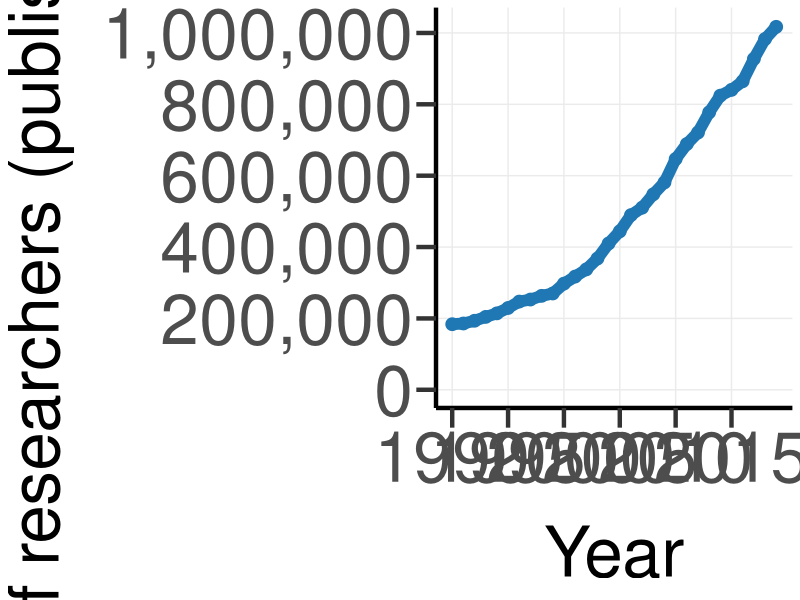
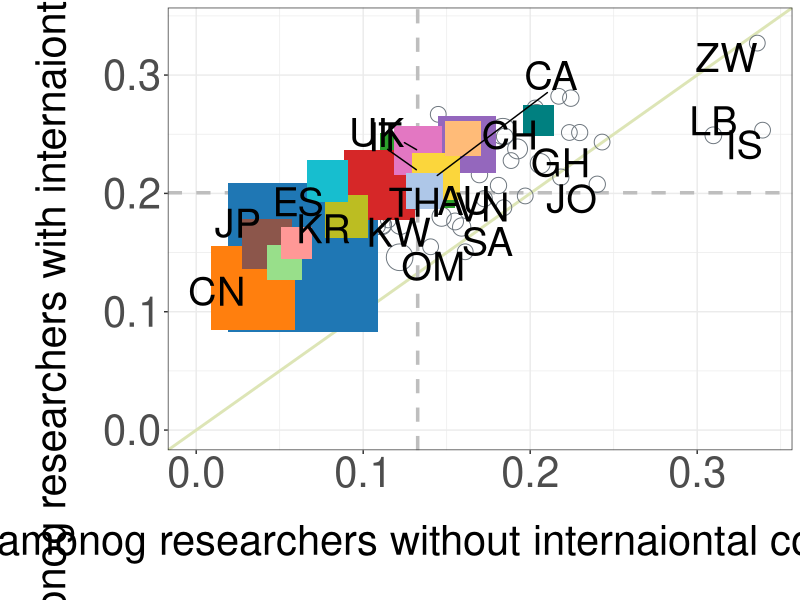
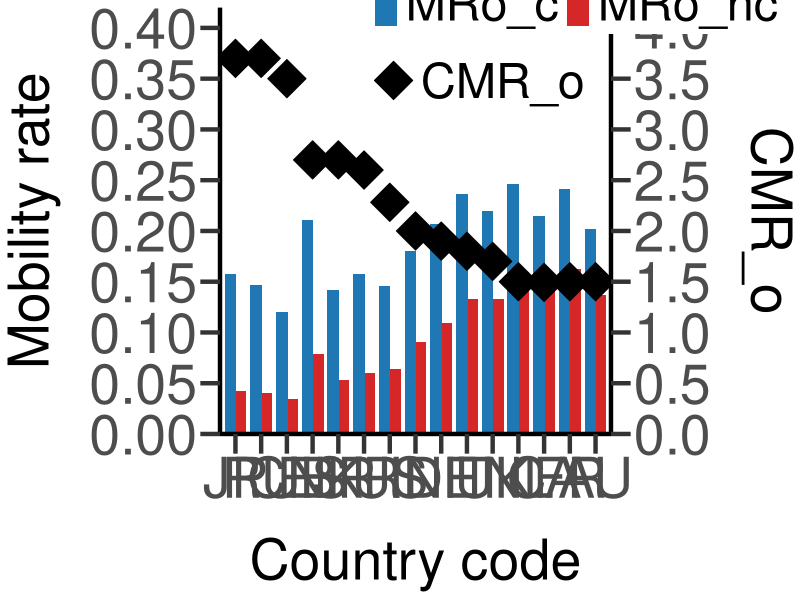
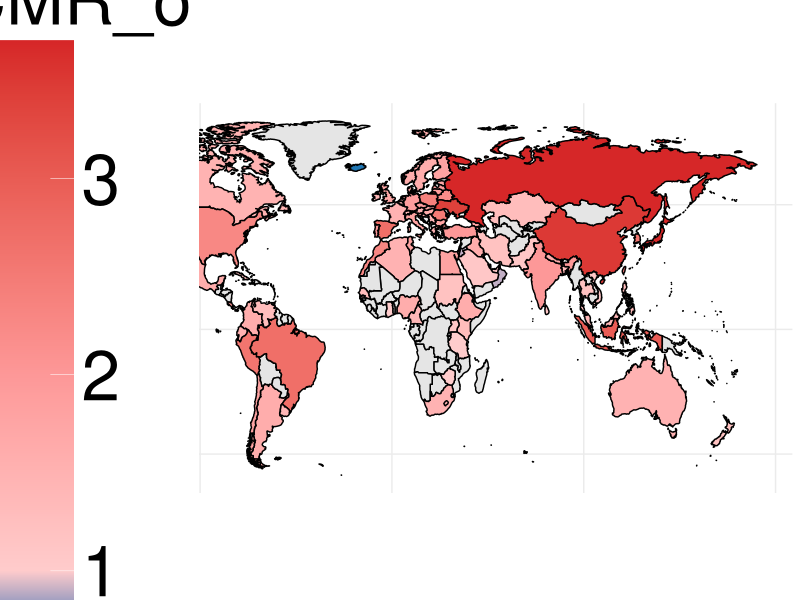
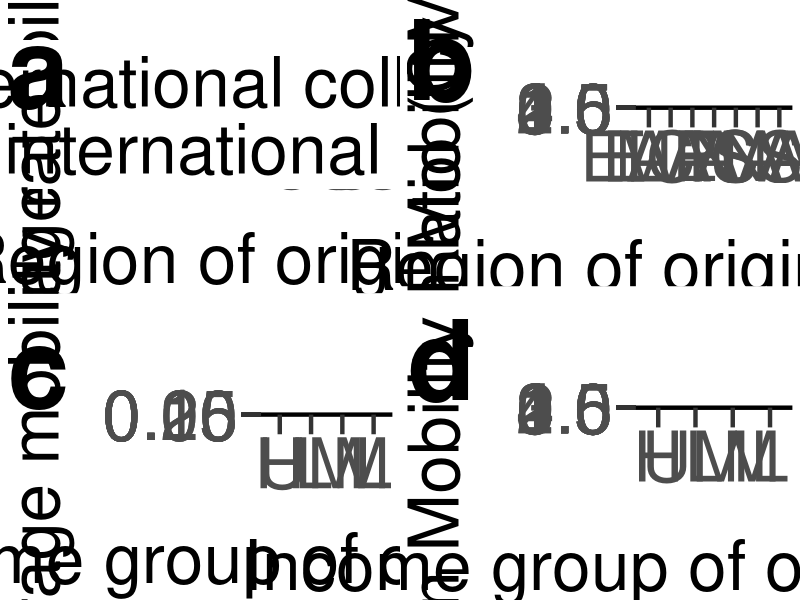
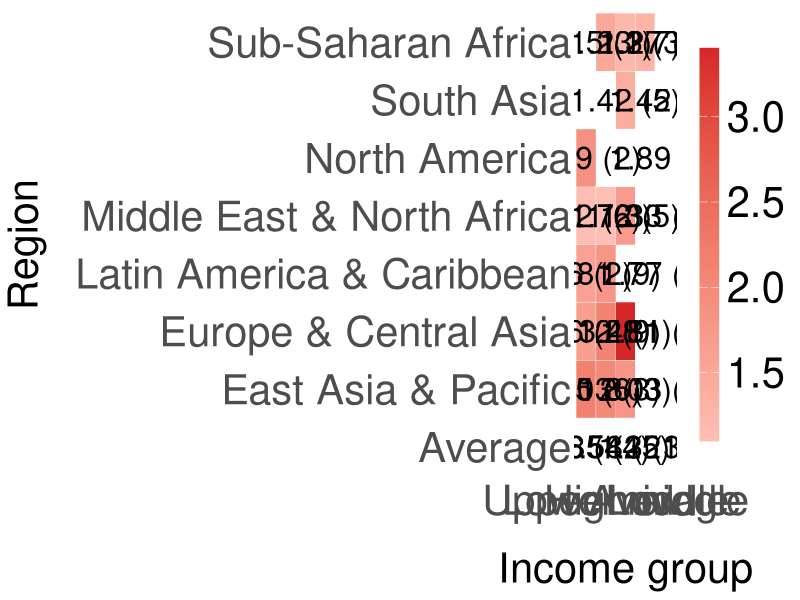

Here is the R script that generated these plots, in order:
## ---- chunk 1
knitr::opts_chunk$set(echo = TRUE)
## ---- chunk 2
library("ggplot2")
library("dplyr")
library("tidyr")
library("scales")
library("ggrepel")
library("gridExtra")
library("grid")
library("maps")
## ---- chunk 3
# Read data from CSV: the annual number of disambiguated researchers who published their first paper in the Dimensions database (1990–2019)
researcher_first_year<-read.csv("n of researchers--first year.csv",header=T,sep=',',stringsAsFactors = FALSE,na.strings = "")

## ---- chunk 4
#Drew Fig.1
png(file="Fig QSS1--first year--researchers_2023.png", width=3000,height=1500)  
ggplot(researcher_first_year, aes(x = first_year, y = n_researcher)) +
  geom_line(size = 4,color="#1f77b4") +  
  geom_point(size = 4,color="#1f77b4") +   
  scale_y_continuous(limits= c(0,1020000)
                     ,breaks=c(0, 200000,400000,600000,800000,1000000)
                     ,labels=c("0","200,000","400,000","600,000","800,000","1,000,000"))+
  scale_x_continuous(limits=c(1990,2019),breaks=seq(1990, 2019,5))+
  labs(x = "Year",
       y = "Number of researchers (published first paper)") +
   theme_bw() +
    theme( 
    panel.grid.minor = element_blank(),
    panel.border = element_blank(), 
    plot.title.position = "plot",  
    plot.title = element_text(hjust = 0.05, vjust = 0, size = 80, face = "bold", color = "black"),
    strip.text = element_text(size=50),
    axis.ticks = element_line(size = 1.5), 
    axis.ticks.length = unit(0.5, "cm"),
    axis.line = element_line(size = 1.5), 
    axis.text = element_text(size = 50),
    axis.line.y=element_line(size=1.5,color='black'),
    axis.title = element_text(size = 50),
    axis.title.x = element_text(size = 50, margin = margin(20, 0, 0, 0)),
    axis.title.y = element_text(size = 50, margin = margin(0, 20, 0, 0)),
    legend.text = element_text(size = 50),
    legend.title = element_blank(),
    legend.position = c(0.3, 0.95),
    legend.key.size = unit(1, "cm")
  )
dev.off()
## ---- chunk 5
# Read country-level mobility data from CSV

mobi_rate_country <-read.csv("mobility rate--country--2023--more than 500.csv") 

is.numeric(mobi_rate_country$MR_c)
is.numeric(mobi_rate_country$MR_nc)

# Define 15 country codes with most outgoing researchers and corresponding colors
country_code_15<-c(
        "US",
        "CN",
        "UK",
        "DE",
        "FR",
        "JP",
        "IT",
        "CA",
        "IN",
        "ES",
        "AU",
        "NL",
        "BR",
        "KR",
        "CH")
color <- c( 
     "#1f77b4",
     "#ff7f0e",
     "#2ca02c",
     "#d62728",
     "#9467bd",
     "#8c564b",
     "#e377c2",
     "#FBD63C",
     "#bcbd22",
     "#17becf",
     "#aec7e8",
     "#ffbb78",
     "#98df8a",
     "#ff9896",
     "#008080")

# Create a data frame for country style (color and shape)
country_style <- data.frame(country_code_15, color)
country_style$shape <- 15

# Merge color and shape info into mobility data by country code
mobi_rate_country <-
  merge(mobi_rate_country,
        country_style,
        by.x = "country_code",
        by.y = "country_code_15",
        all.x = TRUE)

# Assign default color and shape to countries not in the 15
mobi_rate_country $color[is.na(mobi_rate_country $color)] <- "#6c757d"
mobi_rate_country $shape[is.na(mobi_rate_country $shape)] <- 1

# Set plot size based on 'r_mobi' (n of outgoing researchers) value
mobi_rate_country $size <- mobi_rate_country $r_mobi / 100

mobi_rate_country $size[mobi_rate_country $size < 10] <- 5

## ---- chunk 6
# Save the scatter plot (Fig. 3) as a PNG image
png(file="Fig QSS3--mobility ratio--country level 2019.png", width=1500,height=1500)

# Arrange data and scale point sizes for visualization 
  mobi_rate_country_p <-mobi_rate_country  %>% arrange(shape, desc(r_mobi)) %>% mutate(size_scale =scales::rescale(size, to = c(5, 50)))

# Create scatter plot comparing mobility rates with and without international collaboration

    ggplot(mobi_rate_country_p,
           aes(x = MRo_nc, y =  MRo_c)) +
    xlim(0, 0.34) +
    ylim(0, 0.34) +
    labs(x = "Mobility rate amonog researchers without internaiontal collaboration (MRo_nc)") + 
    labs(y = "Mobility rate amonog researchers with internaiontal collaboration (MRo_c)") +
    geom_abline(
      intercept = 0,
      slope = 1,
      linetype = 1,
      color = "#dde5b6",
      size = 1
    ) +
    geom_vline(
      xintercept = median(mobi_rate_country_p$MRo_nc),
      linetype = "dashed",
      color = "grey",
      size = 1.2
    ) +
    geom_hline(
      yintercept = median(mobi_rate_country_p$MRo_c),
      linetype = "dashed",
      color = "grey",
      size = 1.2
    ) +
       geom_point(
      colour = mobi_rate_country_p$color,
      size = mobi_rate_country_p$size_scale,
      shape = mobi_rate_country_p$shape
    )+
  
# Label selected countries      
    geom_text_repel(aes(label=ifelse(mobi_rate_country_p$size_scale>10.5 & mobi_rate_country_p$country_code!="CA" &
                                       mobi_rate_country_p$country_code!="UK" 
                                     ,as.character(mobi_rate_country_p$country_code),'')),hjust=0.5,
              vjust=0.5,size=10)+
      geom_text_repel(aes(label = ifelse(mobi_rate_country_p$country_code == "UK", 
                                   "UK", '')),  hjust = 0, vjust = 1, size = 10)+
      geom_text_repel(aes(label = ifelse(mobi_rate_country_p$country_code == "CA", 
                                   "CA", '')),  hjust = 1, vjust = 1, size = 10)+
      geom_text(aes(label = ifelse(mobi_rate_country_p$country_code == "KR", 
                                   "KR", '')),  hjust = 0, vjust = 0, size = 10)+
        geom_text(aes(label = ifelse(mobi_rate_country_p$country_code == "CH", 
                                   "CH", '')),  hjust = 1, vjust = 1, size = 10)+
      geom_text(aes(label = ifelse(mobi_rate_country_p$country_code == "LB", 
                                   "LB", '')),  hjust = 0.5, vjust = 0, size = 10)+
        geom_text(aes(label = ifelse(mobi_rate_country_p$country_code == "JO", 
                                   "JO", '')),  hjust = 1, vjust = 1, size = 10)+
      geom_text(aes(label = ifelse(mobi_rate_country_p$country_code == "GH", 
                                   "GH", '')),  hjust = 0.5, vjust = 0, size = 10)+

              geom_text(aes(label = ifelse(mobi_rate_country_p$country_code == "IS", 
                                   "IS", '')),  hjust = 1, vjust = 1, size = 10)+
    geom_text(aes(label = ifelse(mobi_rate_country_p$country_code == "ZW", 
                                   "ZW", '')),  hjust = 1, vjust = 1, size = 10)+
          geom_text(aes(label = ifelse(mobi_rate_country_p$country_code == "OM", 
                                   "OM", '')),  hjust = 1, vjust = 1, size = 10)+
      
            geom_text(aes(label = ifelse(mobi_rate_country_p$country_code == "KW", 
                                   "KW", '')),  hjust = 1, vjust = 0, size = 10)+
        geom_text(aes(label = ifelse(mobi_rate_country_p$country_code == "VN", 
                                   "VN", '')),  hjust = 0, vjust = 0, size = 10)+
      geom_text(aes(label = ifelse(mobi_rate_country_p$country_code == "SA", 
                                   "SA", '')),  hjust = 0, vjust = 1, size = 10)+
            geom_text(aes(label = ifelse(mobi_rate_country_p$country_code == "TH", 
                                   "TH", '')),  hjust = 1, vjust = 0, size = 10)+
    scale_size(range = c(0, 15)) +
    theme_bw() +
    theme(
      plot.title = element_text(hjust = 0.5, size = 30),
      axis.text = element_text(size = 30),
      axis.title.x = element_text(size = 30,margin=margin(20,0,20,0)),
      axis.title.y = element_text(size = 30,margin=margin(0,20,0,20))
    )

dev.off() # Close and save the plot
## ---- chunk 7
# Define the top 15 countries with most original researchers
top15_country<-c("JP", "RU", "CN", "ES", "BR", "KR", "US", "IN", "DE", "IT", "UK", "NL", "CA", "FR", "AU")

# Select only the top 15 countries and relevant columns from the data
mobi_rate_country_15 <- mobi_rate_country [mobi_rate_country $country_code %in% top15_country, c("country_code","MRo_c", "MRo_nc","CMR_o")]

# Reshape data to long format for plotting (combine MRo_c and MRo_nc into one column)
mobi_rate_country_15_long <- mobi_rate_country_15 %>%
  pivot_longer(cols = c(MRo_nc, MRo_c), names_to = "variable", values_to = "value")

## ---- chunk 8
# Save the bar plotn (Fig. 4) as a PNG image
png(file="Fig QSS4--Top15.png", width=2500, height=1000)

# Create grouped bar plot for mobility rates (with/without international collaboration) in top 15 countries

ggplot(mobi_rate_country_15_long, aes(x = factor(country_code, levels = c("JP", "RU", "CN", "ES", "BR", "KR", "US", "IN", "DE", "IT", "UK", "NL", "CA", "FR", "AU")))) +
  geom_bar(aes(y = value, fill = variable), stat = "identity", position = position_dodge(width = 0.8)) +
  scale_fill_manual(values = c("MRo_nc" = "#d62728", "MRo_c" = "#1f77b4")) +
  
    # Add a point for CMR_o, rescaled to fit the left y-axis
  geom_point(data = mobi_rate_country_15, aes(x = country_code, y = CMR_o / 10, color = "CMR_o"), size = 10, shape = 23, fill = "black") + 
  
    # Set left y-axis for mobility rate and right axis for CMR_o
  scale_y_continuous(
    name = "Mobility rate", limits = c(0, 0.42), expand = c(0, 0), breaks = c(0, 0.05, 0.1, 0.15, 0.2, 0.25, 0.3, 0.35, 0.4),
    sec.axis = sec_axis(~.*10, breaks = seq(0, 4, 0.5), name = "CMR_o")
  ) +
  # Set color for CMR_o points
  scale_color_manual(values = c("MRo_nc" = "#d62728", "MRo_c" = "#1f77b4","CMR_o" = "black")) +
  
  labs(x = "Country code") +
  # Combine legends for bar and point, set layout
  guides(
    fill = guide_legend(title = NULL, nrow = 1),
    color = guide_legend(title = NULL, nrow = 1)
  ) + 
  # Theme settings for cleaner and bigger labels
  theme_bw() +
  theme(
    panel.grid.major = element_blank(),
    panel.grid.minor = element_blank(),
    panel.border = element_blank(), 
    plot.title = element_text(hjust = 0.5, size = 40),
    axis.ticks = element_line(size = 1.5), 
    axis.ticks.length = unit(0.5, "cm"),
    axis.line = element_line(size = 1.5), 
    axis.text = element_text(size = 40),
    axis.title = element_text(size = 40),
    axis.title.x = element_text(size = 40, margin = margin(20, 0, 0, 0)),
    axis.title.y = element_text(size = 40, margin = margin(0, 20, 0, 0)),
    axis.title.y.right = element_text(margin = margin(l = 20)),
    legend.text = element_text(size = 35),
    legend.position = c(0.91, 0.92)
    )

dev.off() # Finish and save the plot
## ---- chunk 9
# Load world map data
world_map <- map_data("world")

# Remove Antarctica from the map
world_map <- world_map %>%
  filter(region != "Antarctica")

# Merge map data with mobility data by matching country names
CMR_o_world <- world_map %>%
  left_join(mobi_rate_country, by = c("region" = "nation_map"))

## ---- chunk 10
# Find min and max CMR_o values (ignoring missing values)
cmr_min <- min(CMR_o_world$CMR_o, na.rm = TRUE)
cmr_max <- max(CMR_o_world$CMR_o, na.rm = TRUE)

# Define color breakpoints for the color scale
color_nodes <- c(cmr_min, 1, 2, cmr_max)
value_nodes <- scales::rescale(color_nodes, to = c(0,1), from = c(cmr_min, cmr_max))

# Save the map as a PNG image (Fig. A1)
png(file="Fig QSS--A1--world map--CMR_o--2023.png", width=3000,height=1500) 
ggplot(CMR_o_world, aes(x = long, y = lat, group = group, fill = CMR_o)) +
  geom_polygon(color = "black") + # Draw country borders
  scale_fill_gradientn( colours = c("#1f77b4", "#ffcccc", "#fd9898", "#d62728"),  # Custom color palette
                      values = value_nodes,         
                      na.value = "grey90",
                      name = "CMR_o") +
  coord_fixed(ratio = 1.3)+
    theme_bw() +
   theme(
    panel.grid.minor = element_blank(),
    panel.border = element_blank(),
    plot.title.position = "plot",  
    plot.title = element_text(hjust = 0.05, vjust = 0, size = 80, face = "bold", color = "black"),
    strip.text = element_text(size = 40),
    axis.ticks = element_blank(), 
    axis.line = element_blank(),  
    axis.text = element_blank(),  
    axis.title = element_blank(),  
    legend.position = c(0.08, 0.50),  
    legend.title = element_text(size = 50),  
    legend.text = element_text(size = 50),    
    legend.key.size = unit(3, "cm") 
  )

dev.off()  # Finish and save the image
## ---- chunk 11
# Calculate mean mobility rates (with and without international collaboration)by region

mobi_rate_region_summary <- mobi_rate_country %>%
  group_by(region) %>%
  summarise(
    mean_MRo_c   = mean(MRo_c, na.rm = TRUE),
    mean_MRo_nc  = mean(MRo_nc, na.rm = TRUE),
    .groups = "drop"  
  )
# Convert summary table to long format for plotting
mobi_rate_region_summary_long <- mobi_rate_region_summary %>%
  pivot_longer(cols = c(mean_MRo_nc, mean_MRo_c), names_to = "variable", values_to = "value")

# Remove countries with missing region information
mobi_rate_country_region_no_NA<- mobi_rate_country %>%  filter(region != '#N/A' )


## ---- chunk 12
#Draw Fig. 5-a
# Bar plot Fig. 5-a: average mobility rates by region (with and without prior international collaboration)

plot_mobi_rate_region<-ggplot(mobi_rate_region_summary_long, aes(x = factor(region, levels = c("East Asia & Pacific", "Europe & Central Asia","Latin America & Caribbean","Middle East & North Africa","North America","South Asia", "Sub-Saharan Africa")))) +
  geom_bar(aes(y = value, fill = variable), stat = "identity", position = position_dodge(width = 0.8)) +
  scale_fill_manual(values = c("mean_MRo_nc" = "#d62728", "mean_MRo_c" = "#1f77b4"),
                    labels = c("mean_MRo_nc" = "Without prior international collaboration (MRo_nc)", 
                      "mean_MRo_c" = "With prior international collaboration (MRo_c)")) +
  
  scale_y_continuous(
    name = "Average mobility rate", limits = c(0, 0.27), expand = c(0, 0), breaks = c(0, 0.05, 0.1, 0.15, 0.2,0.25)
  ) +
    # Use region abbreviations for the x-axis
  
    scale_x_discrete(breaks = c( "East Asia & Pacific", "Europe & Central Asia","Latin America & Caribbean","Middle East & North Africa",
                                 "North America","South Asia","Sub-Saharan Africa"),
                     labels=c("EAP", "ECA", "LAC","MENA", "NA","SA","SSA")
                                )+
  scale_color_manual(values = c("mean_MRo_nc" = "#d62728", "mean_MRo_c" = "#1f77b4")) +
  
  labs(x = "Region of origin country") +
  guides(
    fill = guide_legend(title = NULL, ncol= 1),
    color = guide_legend(title = NULL, ncol = 1)
  ) + 
  theme_bw() +
  theme(
    panel.grid.major = element_blank(),
    panel.grid.minor = element_blank(),
    panel.border = element_blank(),
    plot.title.position = "plot",  
    plot.title = element_text(hjust = 0, vjust = 0, size = 80, face = "bold", color = "black"),

    axis.ticks = element_line(size = 1.5), 
    axis.ticks.length = unit(0.5, "cm"),
    axis.line = element_line(size = 1.5), 
    axis.text = element_text(size = 50),
    axis.title = element_text(size = 50),
    axis.title.x = element_text(size = 50, margin = margin(20, 0, 0, 0)),
    axis.title.y = element_text(size = 50, margin = margin(0, 20, 0, 0)),
    axis.title.y.right = element_text(margin = margin(l = 20)),
    legend.text = element_text(size = 50),
    legend.position = c(0.6, 0.98)
  ) +
  ggtitle("a")

#Draw Fig. 5-b
# Violin and boxplot: distribution of CMR_o by region
plot_mobi_rate_region_box<-ggplot(mobi_rate_country_region_no_NA,aes(x=factor(region,levels=c("East Asia & Pacific", "Europe & Central Asia","Latin America & Caribbean","Middle East & North Africa","North America","South Asia","Sub-Saharan Africa")),y=CMR_o,fill = region))+
  geom_violin(size=2,width = 0.5,outlier.size=8)+
  geom_boxplot(size = 1.5, width = 0.2,outlier.size=8) +
  stat_boxplot(geom = "errorbar",size=3,width=0.2)+
  scale_fill_manual(values = c( 
    "East Asia & Pacific"="#1F77B4", 
                   "Europe & Central Asia"="#FF7F0E", 
                   "Latin America & Caribbean"="#2CA02C", 
                   "Middle East & North Africa"="#D62728", 
                   "North America"="#9467BD", 
                   "South Asia"= "#8c564b",
                   "Sub-Saharan Africa" = "#eeee00")) +
  

  stat_summary(fun=mean, geom="point", shape=23, size=15, fill="black")+
  guides(fill="none")+

  scale_y_continuous(limits= c(0,4),breaks=seq(0, 4,0.5))+
  scale_x_discrete(breaks = c(  "East Asia & Pacific", "Europe & Central Asia"
                                ,"Latin America & Caribbean","Middle East & North Africa"
                                ,"North America","South Asia","Sub-Saharan Africa"),
                   labels=c("EAP", "ECA", "LAC","MENA", "NA","SA","SSA")
                     )+
  xlab("Region of origin country")+
  ylab("Collaboration Mobility Ratio (CMR_o)")+

  theme_bw() +
    theme( legend.position = "none",

    panel.grid.minor = element_blank(),
    panel.border = element_blank(), 
    plot.title.position = "plot",  
    plot.title = element_text(hjust = 0, vjust = 0, size = 80, face = "bold", color = "black"),
    strip.text = element_text(size=50),
    axis.ticks = element_line(size = 1.5), 
    axis.ticks.length = unit(0.5, "cm"),
    axis.line = element_line(size = 1.5), 
    axis.text = element_text(size = 50),
    axis.line.y=element_line(size=1.5,color='black'),
    axis.title = element_text(size = 50),
    axis.title.x = element_text(size = 50, margin = margin(30, 0, 0, 0)),
    axis.title.y = element_text(size = 50, margin = margin(0, 30, 0, 0))

  )+
  ggtitle("b")
## ---- chunk 13
# Calculate mean mobility rates by income group
mobi_rate_income_summary <- mobi_rate_country %>%
  group_by(income_group) %>%
  summarise(
    mean_MRo_c   = mean(MRo_c, na.rm = TRUE),
    mean_MRo_nc  = mean(MRo_nc, na.rm = TRUE),
    .groups = "drop" 
  )

# Convert summary table to long format for plotting

mobi_rate_income_summary_long <- mobi_rate_income_summary   %>%
  pivot_longer(cols = c(mean_MRo_nc, mean_MRo_c), names_to = "variable", values_to = "value")

# Remove countries with missing income group information

mobi_rate_country_income_no_NA<- mobi_rate_country %>%  filter(income_group != '#N/A')

## ---- chunk 14
#Draw Fig. 5-c
# Bar plot: average mobility rates by income group (with/without prior international collaboration)
plot_mobi_rate_income<-ggplot(mobi_rate_income_summary_long  , aes(x = factor(income_group, levels = c("High", "Upper middle", "Lower middle", "Low")))) +
  geom_bar(aes(y = value, fill = variable), stat = "identity", position = position_dodge(width = 0.8)) +
  scale_fill_manual(values = c("mean_MRo_nc" = "#d62728", "mean_MRo_c" = "#1f77b4")) +

  scale_color_manual(values = c("mean_MRo_nc" = "#d62728", "mean_MRo_c" = "#1f77b4","CMR_o" = "black")) +
  scale_x_discrete(breaks = c( "High", "Upper middle", "Lower middle", "Low"),
                     labels=c("H", "UM", "LM", "L")
                                )+
  scale_y_continuous(
    name = "Average mobility rate", limits = c(0, 0.27), expand = c(0, 0), breaks = c(0, 0.05, 0.1, 0.15, 0.2,0.25)
  ) +
  labs(x = "Income group of origin country") +
  labs(y="Mobility rate")+
  guides(
    fill = guide_legend(title = NULL, ncol = 1),
    color = guide_legend(title = NULL, ncol = 1)
  ) + 
  theme_bw() +
  theme(
    panel.grid.major = element_blank(),
    panel.grid.minor = element_blank(),
    panel.border = element_blank(), 
    plot.title.position = "plot",  
    plot.title = element_text(hjust = 0, vjust = 0, size = 80, face = "bold", color = "black"),

    axis.ticks = element_line(size = 1.5), 
    axis.ticks.length = unit(0.5, "cm"),
    axis.line = element_line(size = 1.5), 
    axis.text = element_text(size = 50),
    axis.title = element_text(size = 50),
    axis.title.x = element_text(size = 50, margin = margin(20, 0, 0, 0)),
    axis.title.y = element_text(size = 50, margin = margin(0, 20, 0, 0)),
    axis.title.y.right = element_text(margin = margin(l = 20)),
    legend.text = element_text(size = 50),
    legend.position = "none"
  )+
  ggtitle("c")

#Draw Fig. 5d
# Violin and boxplot: distribution of CMR_o by income group

plot_mobi_rate_income_box<-ggplot(mobi_rate_country_income_no_NA, aes(x = factor(income_group,levels = c("High", "Upper middle", "Lower middle", "Low")), y = CMR_o,fill = income_group)) +
  geom_violin(size=2,width = 0.5,outlier.size=8)+
  geom_boxplot(size = 1.5, width = 0.2,outlier.size=8) +
  stat_boxplot(geom = "errorbar",size=3,width=0.2)+
  
  scale_fill_manual(values = c(
    "High" = "#1f77b4",
    "Upper middle" = "#ff7f0e",
    "Lower middle" = "#2ca02c",
    "Low" = "#d62728"
  )) +
  stat_summary(fun = mean, geom = "point", shape = 23, size = 15, fill = "black") +
  guides(fill = "none") +
  scale_y_continuous(limits = c(0, 4), breaks = seq(0, 4, 0.5)) +
  scale_x_discrete(breaks = c("High", "Upper middle", "Lower middle", "Low"),
                   labels = c("H", "UM", "LM", "L")) +
  xlab("Income group of origin country") +
   ylab("Collaboration Mobility Ratio (CMR_o)")+
  theme_bw() +
  theme(
    legend.position = "none",
    panel.grid.minor = element_blank(),
    panel.border = element_blank(),
    plot.title.position = "plot",
    plot.title = element_text(hjust = 0, vjust = 0, size = 80, face = "bold", color = "black"),
    strip.text = element_text(size = 50),
    axis.ticks = element_line(size = 1.5),
    axis.ticks.length = unit(0.5, "cm"),
    axis.line = element_line(size = 1.5),
    axis.text = element_text(size = 50),
    axis.line.y = element_line(size = 1.5, color = 'black'),
    axis.title = element_text(size = 50),
    axis.title.x = element_text(size = 50, margin = margin(30, 0, 0, 0)),
    axis.title.y = element_text(size = 50, margin = margin(0, 30, 0, 0))
  ) +
  ggtitle("d")

## ---- chunk 15
# Save the combined plots (Fig. 5) as a PNG image

png(file="Fig QSS5--mobility rate_2023.png", width=3750,height=3000)

# Define the layout for a 4-panel figure
grid_layout <- rbind(
  c(1, 1, 1, 3, 3,3),
  c(1, 1, 1, 3, 3,3),
  c(2, 2, 2, 4, 4,4),
  c(2, 2, 2, 4, 4,4)
)

# Arrange the four plots in the specified layout
grid.arrange(plot_mobi_rate_region,           # 1: Bar plot by region
             plot_mobi_rate_income,           # 2: Bar plot by income group
             plot_mobi_rate_region_box,       # 3: Box/violin by region
             plot_mobi_rate_income_box,       # 4: Box/violin by income group
             layout_matrix = grid_layout)

dev.off() # Finish and save the image
## ---- chunk 16
# Calculate average CMR_o and country count for each region and income group combination

CMR_region_income_summary <- mobi_rate_country %>%
  group_by(region, income_group) %>%
  summarise(mean_CMR_o = mean(CMR_o, na.rm = TRUE),
            country_count = n(),
            .groups = "drop"
            )
# Calculate average CMR_o and country count for each income group (region set as "Average")

CMR_income_summary <- mobi_rate_country %>%
  group_by(income_group) %>%
  summarise(mean_CMR_o = mean(CMR_o, na.rm = TRUE),
            country_count = n()) %>%
  mutate(region = "Average")

# Calculate average CMR_o and country count for each region (income_group set as "Average")
CMR_region_summary <- mobi_rate_country %>%
  group_by(region) %>%
  summarise(mean_CMR_o = mean(CMR_o, na.rm = TRUE),
            country_count = n()) %>%
  mutate(income_group = "Average")

# Combine all summaries into one table
CMR_region_income<-bind_rows(CMR_region_income_summary , CMR_income_summary, CMR_region_summary)

# Create a label with mean value and country count
CMR_region_income<- CMR_region_income %>%
  mutate(label = paste0(round(mean_CMR_o, 2), " (", country_count, ")"))

# Calculate overall mean and total number of records
total_mean_CMR_o <- mean(CMR_region_income$mean_CMR_o, na.rm = TRUE)
total_id_count <- nrow(CMR_region_income)

# Calculate the median mean_CMR_o across all region/income groups
median_value_region_income <- median(CMR_region_income$mean_CMR_o, na.rm = TRUE)

## ---- chunk 17
# Save the heatmap (Fig. A2) as a PNG image
png(file="Fig QSS--A2--mobility rate--region and income.png", width=1500,height=500)

# Create a heatmap of mean_CMR_o for each region and income group
ggplot(CMR_region_income, aes(
  x = factor(income_group, levels = c("High", "Upper middle", "Lower middle", "Low","Average")),
  y = factor(region, levels = c("Average", "East Asia & Pacific", "Europe & Central Asia","Latin America & Caribbean","Middle East & North Africa",
                                 "North America","South Asia","Sub-Saharan Africa")), fill = mean_CMR_o)) +
  
# Main colored tiles for mean_CMR_o (excluding summary rows/columns)
   geom_tile(aes(fill = ifelse(income_group == "Average" | region == "Average", NA, mean_CMR_o)), color = "white") +
  
# White tiles for summary rows/columns (the "Average" cells)
  geom_tile(data = subset(CMR_region_income, income_group == "Average" | region == "Average"), fill = "white", color = "white") +
  
# Add label with mean value and country count to each cell

  geom_text(aes(label = label), color = "black", size = 8, 
            hjust = 0.5, vjust = 0.5) +
  
# Set color gradient for heatmap
  scale_fill_gradient2(low = "#ffffe0",  high = "#d62728")+
  labs( x = "Income group", y = "Region",fill = "mean_CMR_o")+
  theme_bw() +
  theme(
    panel.grid.major = element_blank(),
    panel.grid.minor = element_blank(),
    panel.border = element_blank(), 
    plot.title = element_text(hjust = 0.5, size = 40),
    axis.ticks = element_blank(), 
    axis.ticks.length = unit(0, "cm"), 
    axis.text = element_text(size = 30),
    axis.title = element_blank(),
    axis.title.x = element_text(size = 30, margin = margin(20, 0, 0, 0)),
    axis.title.y = element_text(size = 30, margin = margin(0, 20, 0, 0)),
    axis.title.y.right = element_text(margin = margin(l = 20)),
    legend.text = element_text(size = 30),
      legend.title = element_blank(),
     # legend.title.align = 0.1,
    legend.key.size = unit(1, "cm"),           
    legend.key.width = unit(0.5, "cm"),       
    legend.key.height = unit(2, "cm")  ,     
      legend.position = "right"
  )
dev.off()  # Finish and save the image
